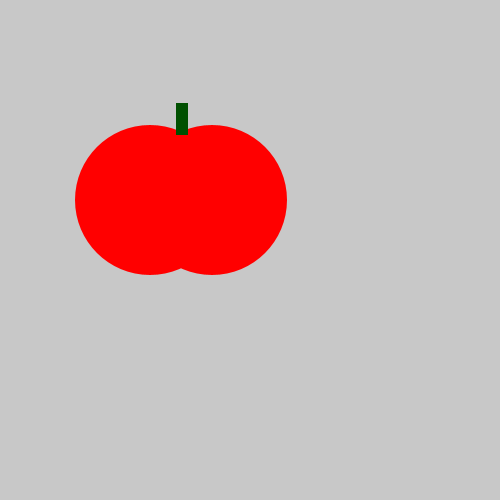
Frame 1 (no input)
Frame 60 (the mouse pressed at the canvas centre just before this capture): identical to frame 1, image omitted
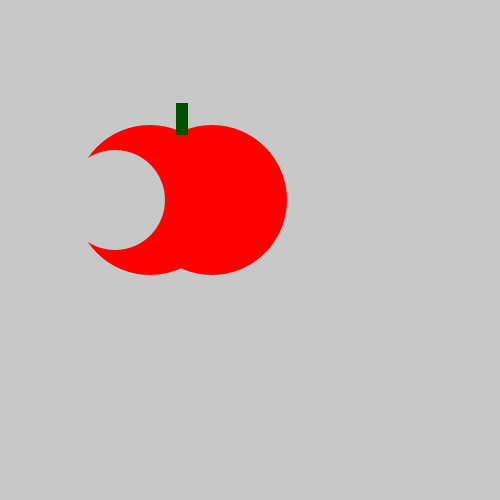
Frame 120 (the mouse held since frame 60 and released just before this capture)

The Processing sketch that drew these frames (run headless with seeded random() and noise(); from frame 60 on, the mouse is pressed at the canvas centre):

// Processing sketch: tasty_tomato
// ── tasty_tomato.pde
void setup() {
    size(500, 500);
}
void draw() {
    background(200, 200, 200);
    noStroke();
    fill(#FF0000);
    ellipse(150, 200, 150, 150);
    ellipse(212, 200, 150, 150);
    fill(#005000);
    rect(176, 103, 12, 32);
    if(mousePressed){
    fill(200);
    ellipse(115, 200, 100, 100);
    }
}
